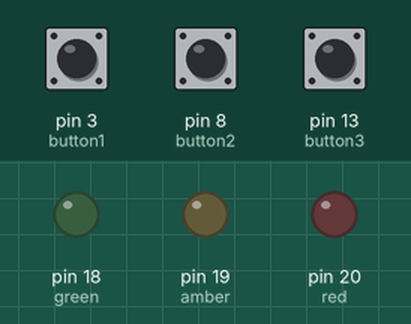
This program was run on a simulated MicroPython board. Parts: output pins drawn as LEDs (lit = HIGH). Dashed ring = blinking. The inputs (shaded band) are chosen by the test bench; at power-on: pin 3 (button1) LOW, pin 8 (button2) LOW, pin 13 (button3) LOW.

Above: at 1.2 s.
1.3 s: pin 3 (button1) pulled HIGH for 1 s
At 3.3 s:
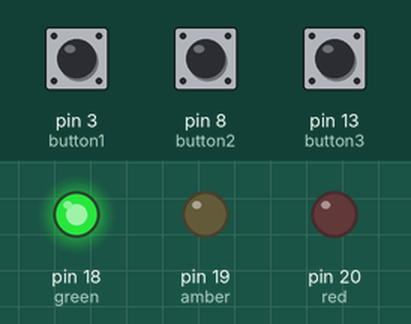
3.8 s: pin 8 (button2) pulled HIGH for 3.2 s
At 3.9 s:
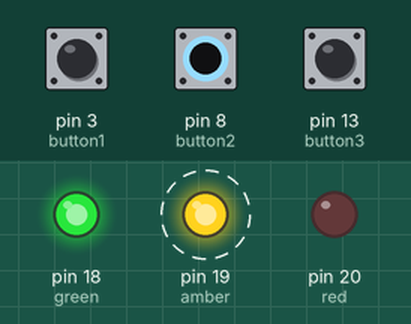
8.5 s: pin 13 (button3) pulled HIGH for 0.25 s
At 9.5 s:
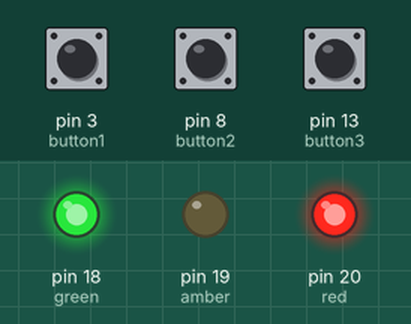
10.2 s: pin 3 (button1) pulled HIGH for 0.25 s
At 10.3 s:
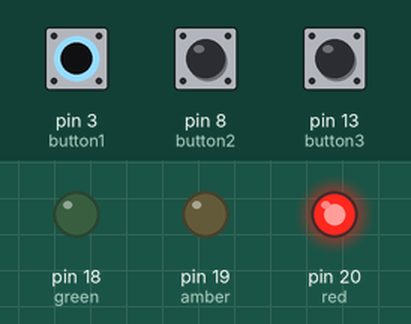
11.9 s: pin 8 (button2) pulled HIGH for 0.25 s
At 13.2 s:
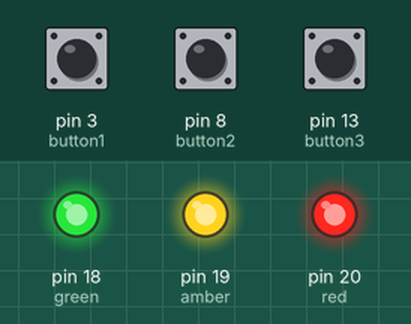
13.6 s: pin 3 (button1) pulled HIGH for 0.25 s
At 13.7 s:
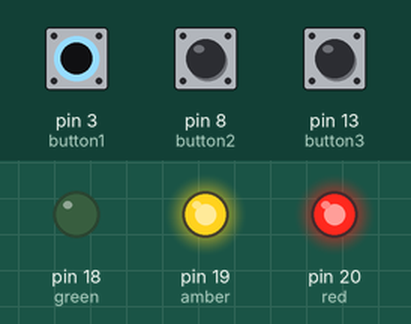
Timing chart, 0 to 16.3 s (numbered marks = the images above; inputs shaded):
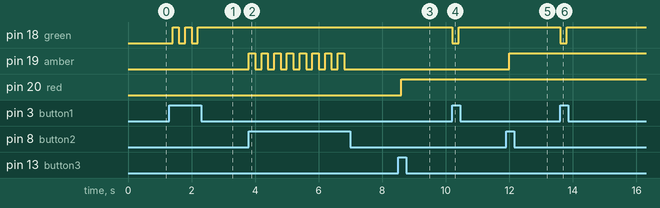

The program:

buttons.py
```python
from machine import Pin
import time

sleep_duration_ms = 250

green = Pin(18, Pin.OUT)
amber = Pin(19, Pin.OUT)
red = Pin(20, Pin.OUT)

leds = [green, amber, red]

button1 = Pin(3, Pin.IN, Pin.PULL_DOWN)
button2 = Pin(8, Pin.IN, Pin.PULL_DOWN)
button3 = Pin(13, Pin.IN, Pin.PULL_DOWN)

buttons = [button1, button2, button3]

for led in leds:
    led.off()

while True:
    # Debounce.
    time.sleep_ms(200)

    for i, button in enumerate(buttons):
        if button.value() == 1:
            leds[i].toggle()
```

Measured:
- after the input at 1.3 s, pin 18 (green): alternates HIGH for 0.20 s and LOW for 0.20 s, 5 changes in all, then stays HIGH, starting after 0.10 s
- after the input at 3.8 s, pin 19 (amber): alternates HIGH for 0.20 s and LOW for 0.20 s, 16 changes in all, then stays LOW, starting at once
- after the input at 8.5 s, pin 20 (red): LOW → HIGH after 0.10 s
- after the input at 10.2 s, pin 18 (green): HIGH → LOW at once, → HIGH 0.20 s later
- after the input at 11.9 s, pin 19 (amber): LOW → HIGH after 0.10 s
- after the input at 13.6 s, pin 18 (green): HIGH → LOW at once, → HIGH 0.20 s later
